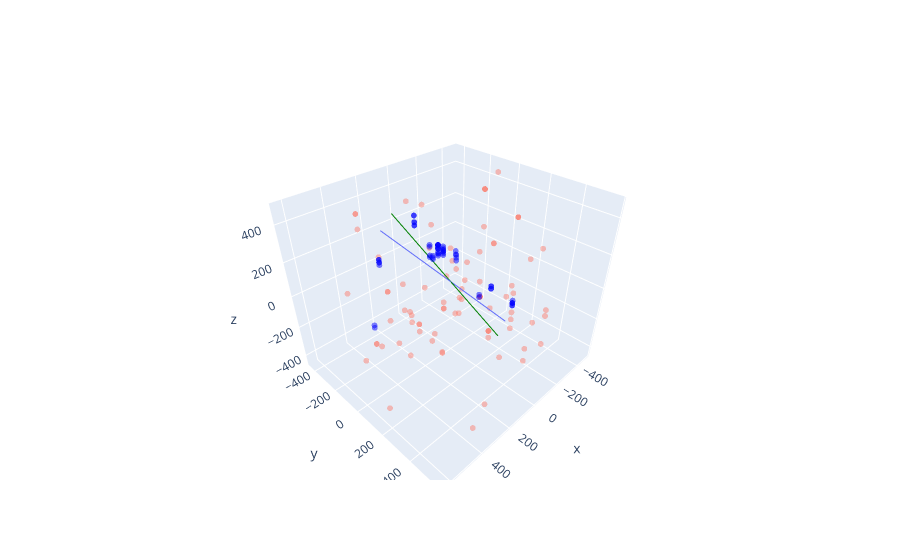

Write notebook code for a chart like this one.
### Markdown cell above
### Naive Fitting - Just using the first principle component as the neutrino's direction
Only using the non-auxiliary pulses

### Code cell
pca = PCA(n_components=1).fit(case_event_pulses[['x', 'y', 'z']])
vector = pca.components_[0]
vector_base = np.array([-500, 500])
x = vector_base*vector[0]
y = vector_base*vector[1]
z = vector_base*vector[2]
vector_df = pd.DataFrame({'x': x, 'y': y, 'z': z})

fig_auxiliary = px.scatter_3d(case_event_pulses.loc[case_event_pulses.auxiliary],
                              x='x', y='y', z='z', opacity=0.5, color_discrete_sequence=['salmon'])
fig_non_auxiliary = px.scatter_3d(case_event_pulses.loc[~case_event_pulses.auxiliary],
                              x='x', y='y', z='z', opacity=0.5, color_discrete_sequence=['blue'])
fig_line = px.line_3d(vector_target_df, x="x", y="y", z="z")
fig_fit_line = px.line_3d(vector_df, x="x", y="y", z="z", color_discrete_sequence=['green'])

fig_auxiliary.update_traces(marker_size=2)
fig_non_auxiliary.update_traces(marker_size=2)

fig = go.Figure(data = fig_auxiliary.data + fig_non_auxiliary.data + fig_line.data + fig_fit_line.data)
fig.show()

### Figure 1 — Plotly figure (JSON) as saved in the notebook; plotly's stock layout.template omitted (floating-point values rounded to 4 significant figures)
{"data": [{"hovertemplate": "x=%{x}<br>y=%{y}<br>z=%{z}<extra></extra>", "legendgroup": "", "marker": {"color": "salmon", "opacity": 0.5, "size": 2, "symbol": "circle"}, "mode": "markers", "name": "", "scene": "scene", "showlegend": false, "type": "scatter3d", "x": [38.26, -478.7, -478.7, -276.5, 624.3, 285.7, -231.6, 4.669, -231.6, 330.1, -63.57, 285.7, 105.1, 172.9, 154.9, 70.05, -276.5, 38.26, 272.5, 120.3, -478.7, 408.9, -478.7, 162.3, 83.48, 206.9, 206.9, 127.3, 127.3, -84.86, 258.4, -365.5, 83.48, 386.4, 36.97, -53.12, -231.6, 172.9, -399.8, 330.1, 374.8, -242.7, -276.5, 351.3, 4.669, 553.2, 180.0, -163.4, 49.65, 14.98, 172.9, -276.5, -53.12, -29.86, -444.5, -108.3, 206.9, 491.7, 154.9, 89.54, -97.51, -53.12, -231.6, -310.5, -231.6, -310.5, -389.1, -73.83, -97.51, -310.5, 285.7, -276.5, 149.0, -310.5, 38.26, -197.7, -365.5, 59.81, 340.8, -276.5, -399.8, -265.7, -276.5, 79.19, -18.76], "y": [-16.08, 47.82, 47.82, -30.01, 234.3, -379.0, 86.59, -204.1, 86.59, -262.3, 223.4, -379.0, -42.1, -67.83, 90.51, 572.9, -30.01, -16.08, 495.8, -3.184, 47.82, -359.4, 47.82, -398.6, -301.4, -281.8, -281.8, -184.8, -184.8, -438.0, -146.4, -263.9, -301.4, 527.1, 70.14, 553.6, 86.59, -67.83, -49.71, -262.3, -145.7, -244.0, -30.01, 399.1, -204.1, 321.3, 266.4, -341.1, -87.21, 125.9, -67.83, -30.01, 553.6, 9.086, -166.7, 106.8, -281.8, -131.0, 90.51, 98.91, 437.7, 553.6, 86.59, 184.0, 86.59, 184.0, 281.2, -107.6, 437.7, 184.0, -379.0, -30.01, 476.2, 184.0, -16.08, -127.1, -263.9, 242.6, 68.62, -30.01, -49.71, 300.9, -30.01, -9.514, 340.3], "z": [-165.5, 223.3, 223.3, -255.9, -279.0, 358.2, -425.4, 373.9, -425.4, -393.7, -289.5, 273.1, -373.7, -228.3, -338.0, 463.5, -255.9, -165.5, -327.0, -288.1, -236.3, -52.22, 223.3, 49.05, -122.1, -307.2, -103.0, -257.1, -308.1, 288.7, -361.2, -443.6, -309.3, -369.4, -152.1, 85.91, -425.4, -279.4, 476.6, -393.7, -308.6, 3.466, -255.9, 284.6, -136.7, 56.62, 223.3, -2.054, 320.0, 182.4, -228.3, 425.0, 51.87, 70.11, 99.05, 0.1561, -103.0, -324.4, -345.1, 210.5, -339.0, -118.3, 172.1, -138.8, -253.4, -326.0, -339.6, -49.46, -253.9, -274.9, 358.2, 425.0, 225.0, -394.1, -123.4, -390.1, -358.5, 308.0, 24.77, -255.9, 51.06, 153.7, 425.0, 249.3, -326.2]}, {"hovertemplate": "x=%{x}<br>y=%{y}<br>z=%{z}<extra></extra>", "legendgroup": "", "marker": {"color": "blue", "opacity": 0.5, "size": 2, "symbol": "circle"}, "mode": "markers", "name": "", "scene": "scene", "showlegend": false, "type": "scatter3d", "x": [162.3, 162.3, 162.3, 162.3, 162.3, 330.1, 330.1, 172.9, 172.9, 172.9, 172.9, 172.9, 79.19, 79.19, 79.19, 79.19, 105.1, 172.9, 79.19, 79.19, 79.19, 79.19, 79.19, 79.19, 38.26, 120.3, 105.1, 38.26, 38.26, 38.26, 79.19, 38.26, 38.26, 120.3, 105.1, 120.3, 105.1, 38.26, 36.97, 38.26, -29.86, 79.19, -29.86, -29.86, 36.97, -108.3, -310.5, -310.5, -231.6, -310.5, -231.6, -310.5, -108.3, -231.6, -231.6, -310.5, -310.5], "y": [-398.6, -398.6, -398.6, -398.6, -398.6, -262.3, -262.3, -67.83, -67.83, -67.83, -67.83, -67.83, -9.514, -9.514, -9.514, -9.514, -42.1, -67.83, -9.514, -9.514, -9.514, -9.514, -9.514, -9.514, -16.08, -3.184, -42.1, -16.08, -16.08, -16.08, -9.514, -16.08, -16.08, -3.184, -42.1, -3.184, -42.1, -16.08, 70.14, -16.08, 9.086, -9.514, 9.086, 9.086, 70.14, 106.8, 184.0, 184.0, 86.59, 184.0, 86.59, 184.0, 106.8, 86.59, 86.59, 184.0, 184.0], "z": [32.03, 15.01, 15.01, -2.014, 32.03, -257.5, -274.6, 367.4, 367.4, 384.5, 418.5, 384.5, 249.3, 249.3, 249.3, 239.3, 247.0, 418.5, 229.3, 229.3, 229.3, 249.3, 209.2, 199.2, 212.0, 198.5, 237.0, 191.9, 191.9, 171.9, 199.2, 181.9, 222.0, 188.5, 187.0, 208.5, 176.9, 202.0, 231.4, 202.0, 138.2, 189.2, 155.2, 121.2, 211.4, -102.0, -206.9, -189.8, -100.2, -223.9, -117.2, -223.9, -84.94, -117.2, -100.2, -206.9, -206.9]}, {"hovertemplate": "x=%{x}<br>y=%{y}<br>z=%{z}<extra></extra>", "legendgroup": "", "line": {"color": "#636efa", "dash": "solid"}, "marker": {"symbol": "circle"}, "mode": "lines", "name": "", "scene": "scene", "showlegend": false, "type": "scatter3d", "x": [-311.7, 311.7], "y": [145.7, -145.7], "z": [-362.7, 362.7]}, {"hovertemplate": "x=%{x}<br>y=%{y}<br>z=%{z}<extra></extra>", "legendgroup": "", "line": {"color": "green", "dash": "solid"}, "marker": {"symbol": "circle"}, "mode": "lines", "name": "", "scene": "scene", "showlegend": false, "type": "scatter3d", "x": [-227.3, 227.3], "y": [164.4, -164.4], "z": [-413.9, 413.9]}], "layout": {}}
